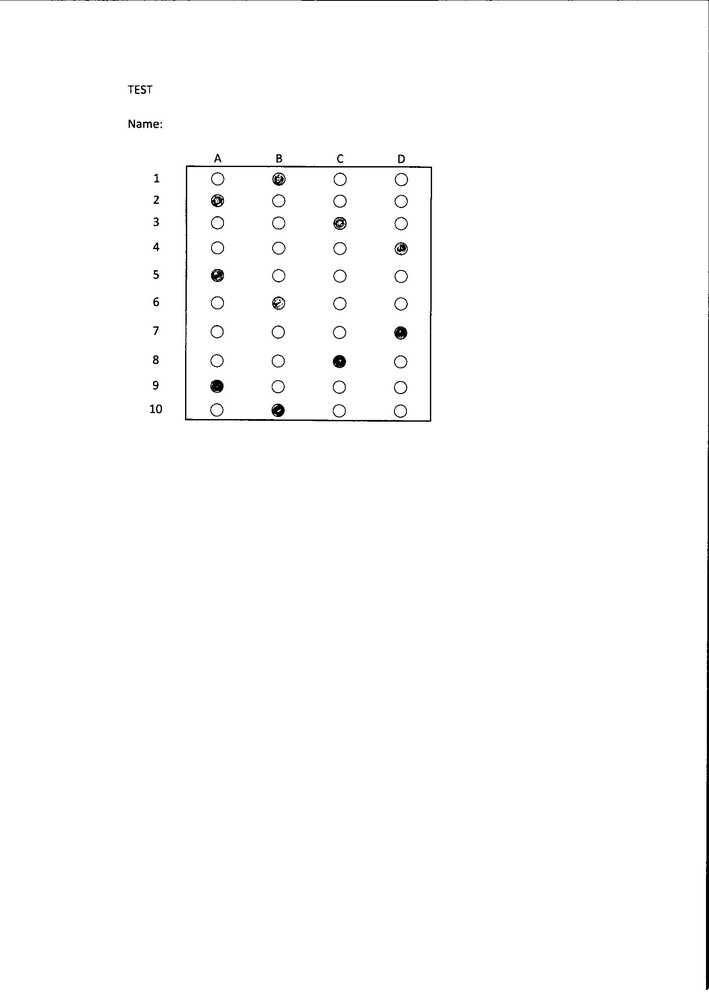
#> input picture test3.jpg, 709 x 995 px, shrunk from 1659 x 2329 before the run
$ python test.py
#> lines starting #> are read from the running program, lines starting #| are printed output that depends on the picture; after the words box and inside, x2 and y2 are one past the last pixel; in counts of white or black regions, pixels touching at a corner belong together
import cv2
import numpy as np

# Load the image
image = cv2.imread("test3.jpg")
#> image is the input picture: shape (995, 709, 3); min 0, max 255, mean 252.8

# Convert to grayscale
gray = cv2.cvtColor(image, cv2.COLOR_BGR2GRAY)

# Apply a threshold to the image to create a binary image
threshold = 100
ret, binary = cv2.threshold(gray, threshold, 255, cv2.THRESH_BINARY)
#> binary: shape (995, 709); 99.3% white; 164 black regions (125 under 20 px), largest, box (x1, y1, x2, y2) and area: (706, 319, 709, 990) 1232, (185, 165, 432, 422) 1188, (333, 355, 346, 368) 127
#> ret = 100

# Find circles in the binary image
circles = cv2.HoughCircles(binary, cv2.HOUGH_GRADIENT, dp=1, minDist=20, param1=50, param2=30, minRadius=0, maxRadius=0)
#> circles = 90 rows, first 8: [339.5, 950.5, 785.9], [322.5, 302.5, 137.9], [339.5, 733.5, 568.9], [339.5, 828.5, 663.8], [339.5, 666.5, 501.9], [340.5, 971.5, 806.5], [339.5, 766.5, 601.8], [309.5, 270.5, 124.8]

# Loop through the circles and check if they are shaded
for circle in circles[0]:
    # Extract the coordinates and radius of the circle
    x = int(circle[0])
    y = int(circle[1])
    r = int(circle[2])

    # Calculate the average color of the pixels within the circle
    mask = np.zeros(image.shape[:2], np.uint8)
    cv2.circle(mask, (x, y), r, 255, -1)
    mean_color = cv2.mean(image, mask=mask)

    # Check if the circle is shaded by comparing the average color to a threshold
    if mean_color[0] < 100:
        print("Circle is shaded")
    else:
        print("Circle is not shaded")
#> this loop made 90 passes
#> (circle, x, y, r, mean_color) on passes 1 to 10: ([339.5, 950.5, 785.9], 339, 950, 785, (252.7, 252.7, 252.7, 0)), ([322.5, 302.5, 137.9], 322, 302, 137, (244, 244, 244, 0)), ([339.5, 733.5, 568.9], 339, 733, 568, (252.7, 252.7, 252.7, 0)), ([339.5, 828.5, 663.8], 339, 828, 663, (252.7, 252.7, 252.7, 0)), ([339.5, 666.5, 501.9], 339, 666, 501, (252.7, 252.7, 252.7, 0)), ([340.5, 971.5, 806.5], 340, 971, 806, (252.7, 252.7, 252.7, 0)), ([339.5, 766.5, 601.8], 339, 766, 601, (252.7, 252.7, 252.7, 0)), ([309.5, 270.5, 124.8], 309, 270, 124, (244, 244, 244, 0)), ([339.5, 703.5, 538.9], 339, 703, 538, (252.7, 252.7, 252.7, 0)), ([339.5, 635.5, 470.9], 339, 635, 470, (252.8, 252.8, 252.8, 0))
#| Circle is not shaded
#| Circle is not shaded
#| Circle is not shaded
#| Circle is not shaded
#| Circle is not shaded
#| Circle is not shaded
#| Circle is not shaded
#| Circle is not shaded
#> (further printed lines are left out)
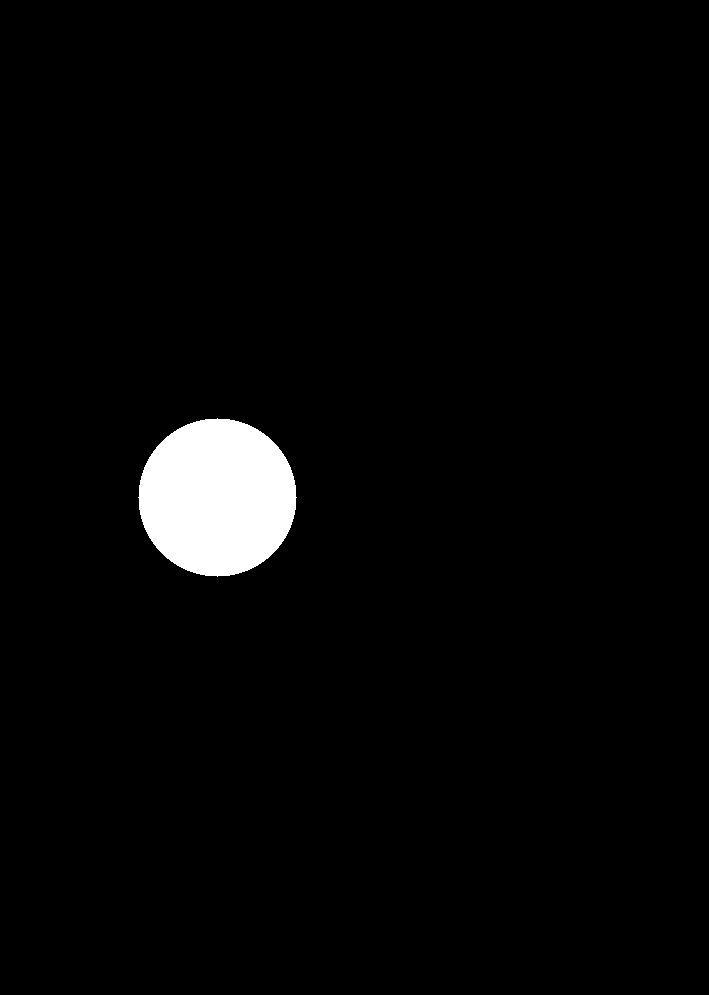
#> mask: shape (995, 709); 2.8% white; 1 white region, box (x1, y1, x2, y2) and area: (138, 418, 297, 577) 19577

$ run again, with test.jpg copied over test3.jpg
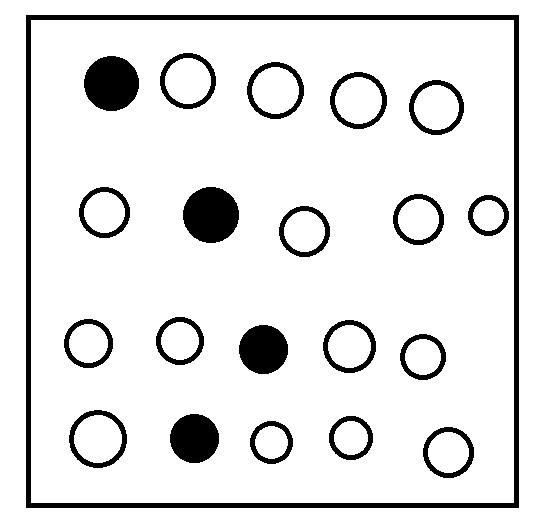
#> input picture test.jpg, 535 x 525 px
#> image is the input picture: shape (525, 535, 3); min 0, max 255, mean 227.9
#> binary: shape (525, 535); 89.4% white; 21 black regions, largest, box (x1, y1, x2, y2) and area: (26, 15, 519, 508) 9760, (183, 187, 239, 243) 2458, (84, 56, 139, 111) 2371
#> ret = 100
#> circles = 73 rows, first 8: [271.5, 260.5, 247.1], [269.5, 299.5, 244.8], [293.5, 292.5, 224.9], [187.5, 80.5, 28.2], [244.5, 295.5, 276.9], [417.5, 218.5, 25.2], [221.5, 311.5, 196.8], [273.5, 179.5, 248.8]
#> the loop `for circle in circles[0]:` made 73 passes
#> (circle, x, y, r, mean_color) on passes 1 to 7: ([271.5, 260.5, 247.1], 271, 260, 247, (228.8, 228.8, 228.8, 0)), ([269.5, 299.5, 244.8], 269, 299, 244, (230.1, 230.1, 230.1, 0)), ([293.5, 292.5, 224.9], 293, 292, 224, (229.6, 229.6, 229.6, 0)), ([187.5, 80.5, 28.2], 187, 80, 28, (176.8, 176.8, 176.8, 0)), ([244.5, 295.5, 276.9], 244, 295, 276, (228.2, 228.2, 228.2, 0)), ([417.5, 218.5, 25.2], 417, 218, 25, (175.8, 175.8, 175.8, 0)), ([221.5, 311.5, 196.8], 221, 311, 196, (228.9, 228.9, 228.9, 0))
#> (printed output is left out)
#> after the loop `for circle in circles[0]:`:
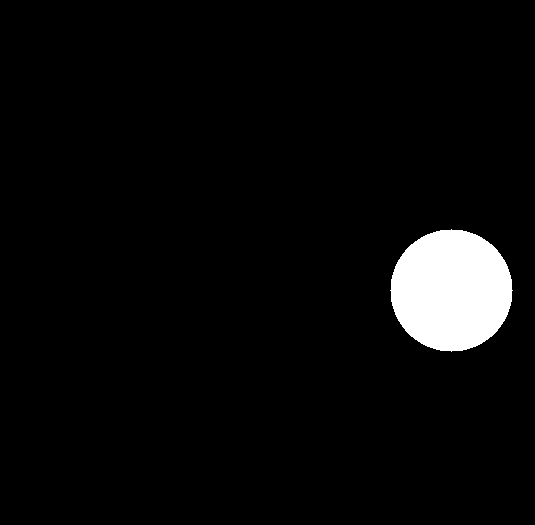
#> mask: shape (525, 535); 4.2% white; 1 white region, box (x1, y1, x2, y2) and area: (390, 229, 513, 352) 11681
